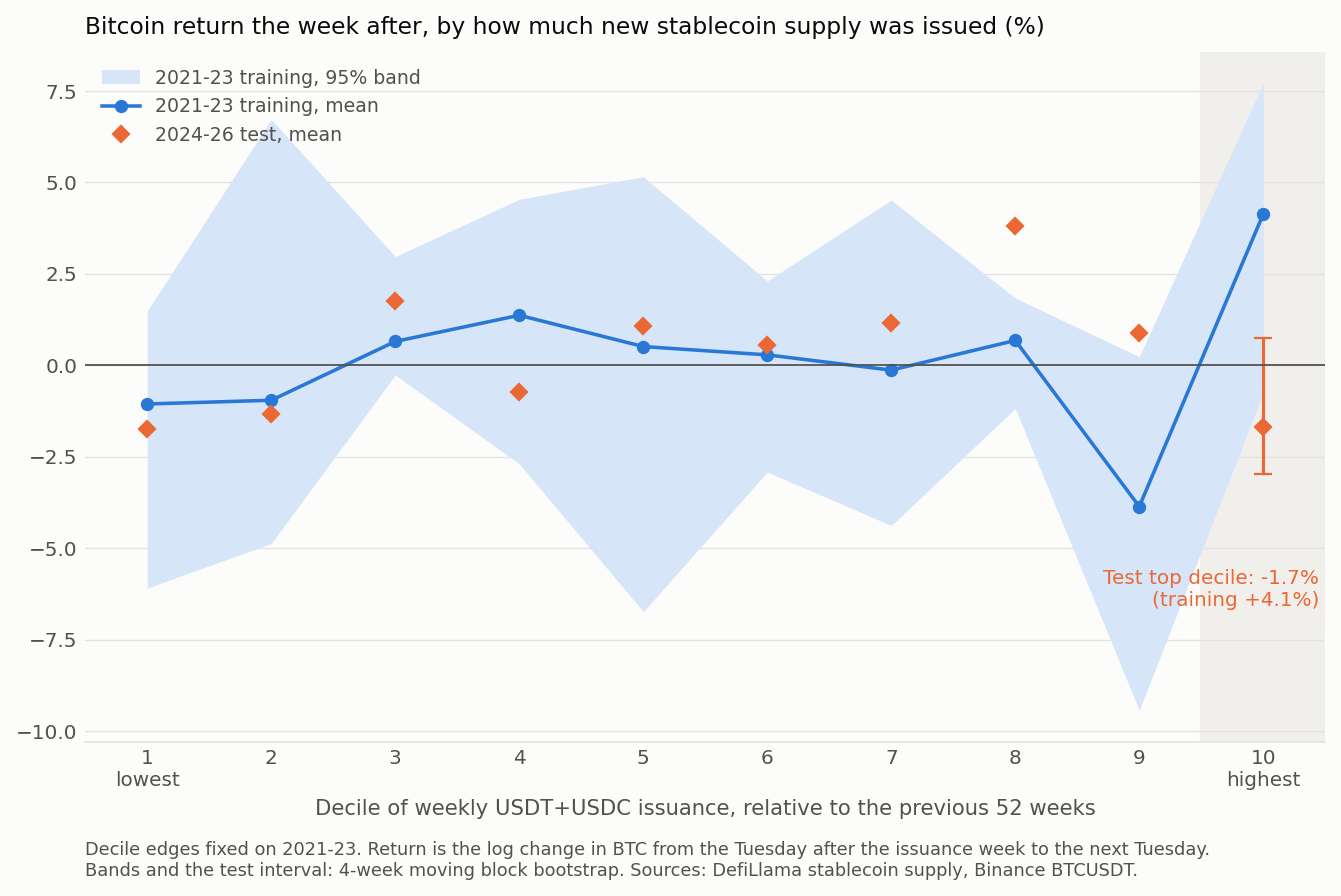

Generate this figure with Python:
"""Key chart: next-week bitcoin return by decile of the issuance signal, training band and test points."""
import matplotlib

matplotlib.use("Agg")
import matplotlib.pyplot as plt
import numpy as np

from analysis import DECILE_EDGES, block_bootstrap_mean
from build import Path, frame, split

SURFACE, INK, INK2, GRID = "#fcfcfb", "#0b0b0b", "#52514e", "#e4e3df"
BLUE, ORANGE, BAND = "#2a78d6", "#eb6834", "#d6e5f7"


def by_decile(s):
    dec = np.digitize(s["z"], DECILE_EDGES) + 1
    means, los, his = [], [], []
    for k in range(1, 11):
        y = s["r_next"][dec == k].to_numpy()
        lo, hi = block_bootstrap_mean(y)
        means.append(y.mean())
        los.append(lo)
        his.append(hi)
    return 100 * np.array(means), 100 * np.array(los), 100 * np.array(his)


def main():
    train, test = split(frame())
    train, test = train.dropna(subset=["r_next"]), test.dropna(subset=["r_next"])
    x = np.arange(1, 11)
    m_tr, lo_tr, hi_tr = by_decile(train)
    m_te, lo_te, hi_te = by_decile(test)

    fig, ax = plt.subplots(figsize=(10, 5.6), facecolor=SURFACE)
    ax.set_facecolor(SURFACE)
    ax.fill_between(x, lo_tr, hi_tr, color=BAND, linewidth=0, label="2021-23 training, 95% band")
    ax.plot(x, m_tr, color=BLUE, marker="o", markersize=5, linewidth=1.6, label="2021-23 training, mean")
    ax.plot(x, m_te, color=ORANGE, marker="D", markersize=5, linewidth=0, label="2024-26 test, mean")
    ax.errorbar([10], [m_te[-1]], yerr=[[m_te[-1] - lo_te[-1]], [hi_te[-1] - m_te[-1]]],
                color=ORANGE, capsize=4, linewidth=1.4)
    ax.annotate(f"Test top decile: {m_te[-1]:+.1f}%\n(training {m_tr[-1]:+.1f}%)",
                xy=(10.45, lo_te[-1] - 2.6), ha="right", va="top", fontsize=9, color=ORANGE)
    ax.axhline(0, color=INK2, linewidth=0.8)
    ax.axvspan(9.5, 10.5, color="#f0efec", zorder=0)
    ax.set_xticks(x, ["1\nlowest"] + [str(i) for i in range(2, 10)] + ["10\nhighest"])
    ax.set_xlim(0.5, 10.5)
    ax.set_xlabel("Decile of weekly USDT+USDC issuance, relative to the previous 52 weeks", color=INK2, fontsize=9.5)
    ax.set_title("Bitcoin return the week after, by how much new stablecoin supply was issued (%)",
                 loc="left", fontsize=10.5, color=INK, pad=8)
    ax.grid(axis="y", color=GRID, linewidth=0.6)
    ax.set_axisbelow(True)
    for s in ("top", "right", "left"):
        ax.spines[s].set_visible(False)
    ax.spines["bottom"].set_color(GRID)
    ax.tick_params(colors=INK2, labelsize=9, length=0)
    ax.legend(frameon=False, fontsize=8.5, loc="upper left", labelcolor=INK2)
    fig.text(0.125, -0.04,
             "Decile edges fixed on 2021-23. Return is the log change in BTC from the Tuesday after the issuance week "
             "to the next Tuesday.\nBands and the test interval: 4-week moving block bootstrap. "
             "Sources: DefiLlama stablecoin supply, Binance BTCUSDT.",
             fontsize=8, color=INK2)
    fig.savefig(Path(__file__).with_name("chart.png"), dpi=160, bbox_inches="tight", facecolor=SURFACE)


if __name__ == "__main__":
    main()
